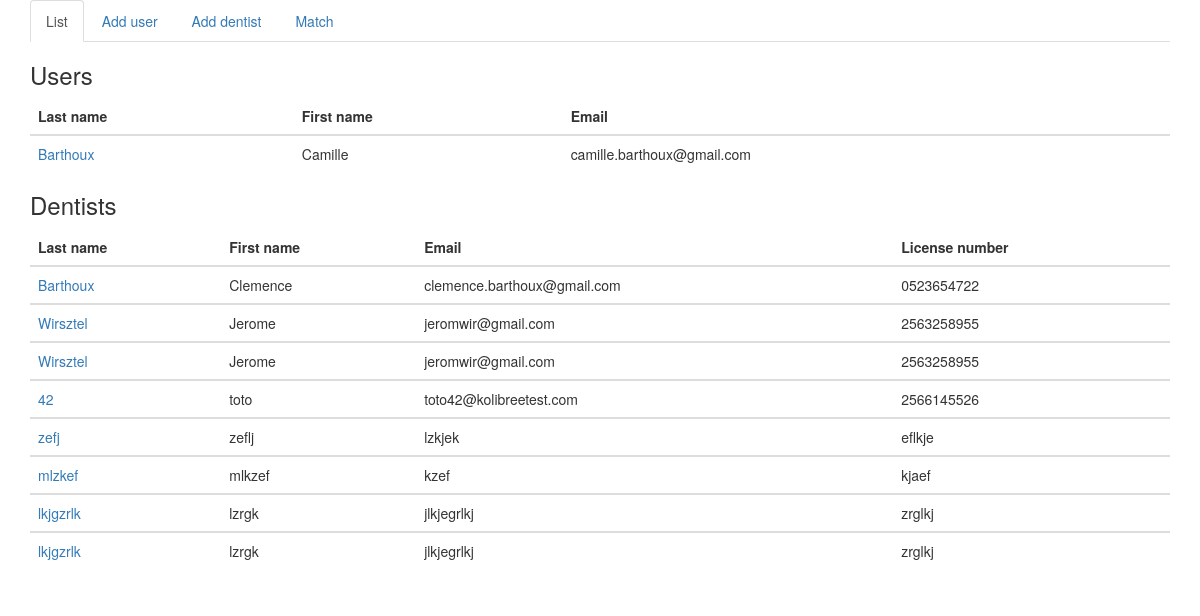
The app's page /, older data.
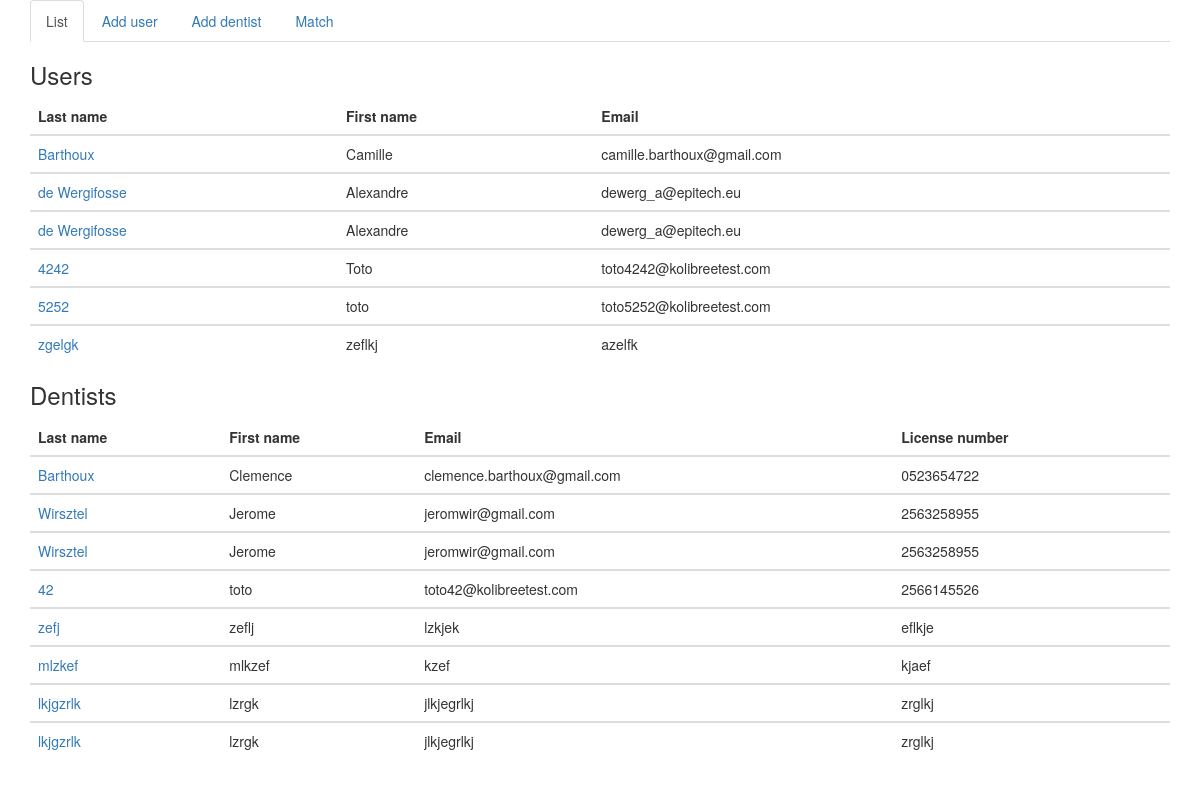
The same page, newer data.
### dentistsApp/models.py (models this page shows, shortened)
class User(models.Model):
    first_name = models.CharField(max_length=32)
    last_name = models.CharField(max_length=32)
    email = models.CharField(max_length=32)
    dentist = models.ForeignKey(Dentist, null=True)

class Dentist(models.Model):
    first_name = models.CharField(max_length=32)
    last_name = models.CharField(max_length=32)
    email = models.CharField(max_length=32)
    license_number = models.CharField(max_length=64)

### dentistsApp/views.py (the view)
# urls.py: url(r'^$', views.index, name='index'),
def index(request):
    users_list = User.objects.all()
    dentist_list = Dentist.objects.all()
    context = {'users_list': users_list, 'dentists_list': dentist_list}
    return render(request, 'dentistsApp/index.html', context)

### dentistsApp/templates/dentistsApp/index.html (shortened to what this page needs)
<!DOCTYPE html>
<html>
	<head>
		<link rel='stylesheet' href="/static/dentistsApp/css/bootstrap.min.css"/>
  </head>
  <body>
		<div class="container bs-docs-container">
			{% include "dentistsApp/header.html" %}
			<h3>Users</h3>
			{% if users_list %}
	      <table class="table">
	        <thead>
	          <tr>
							<th>Last name</th>
	            <th>First name</th>
	            <th>Email</th>
	          </tr>
	        </thead>
	          <tbody>
							{% for user in users_list %}
	            <tr>
	              <td><a href="user/{{user.id}}">{{ user.last_name }}</a></td>
								<td>{{ user.first_name }}</td>
	              <td>{{ user.email }}</td>
	            </tr>
	          </tbody>
						{% endfor %}
	      </table>
				{% else %}
		    	<p>No users are available.</p>
				{% endif %}
				<h3>Dentists</h3>
				{% if dentists_list %}
		      <table class="table">
		        <thead>
		          <tr>
		            <th>Last name</th>
		            <th>First name</th>
		            <th>Email</th>
								<th>License number</th>
		          </tr>
		        </thead>
		          <tbody>
								{% for dentist in dentists_list %}
		            <tr>
									<td><a href="dentist/{{dentist.id}}">{{ dentist.last_name }}</a></td>
		              <td>{{ dentist.first_name }}</td>
		              <td>{{ dentist.email }}</td>
									<td>{{ dentist.license_number }}</td>
		            </tr>
		          </tbody>
							{% endfor %}
		      </table>
					{% else %}
			    	<p>No dentists are available.</p>
					{% endif %}
		</div>
	</body>
</html>

### dentistsApp/templates/dentistsApp/header.html
{% block header %}
<header>
  <ul class="nav nav-tabs">
    <li id="listMenu" role="presentation"><a href="/">List</a></li>
    <li id="addUserMenu" role="presentation"><a href="/create-user">Add user</a></li>
    <li id="addDentistMenu" role="presentation"><a href="/create-dentist">Add dentist</a></li>
    <li id="matchMenu" role="presentation"><a href="/match">Match</a></li>
  </ul>
</header>
{% endblock %}

Row changes from the older to the newer data that the page shows:
added User: last_name "de Wergifosse", first_name "Alexandre", email "dewerg_a@epitech.eu"
added User: last_name "de Wergifosse", first_name "Alexandre", email "dewerg_a@epitech.eu"
added User: last_name "4242", first_name "Toto", email "toto4242@kolibreetest.com"
added User: last_name "5252", first_name "toto", email "toto5252@kolibreetest.com"
added User: last_name "zgelgk", first_name "zeflkj", email "azelfk"
